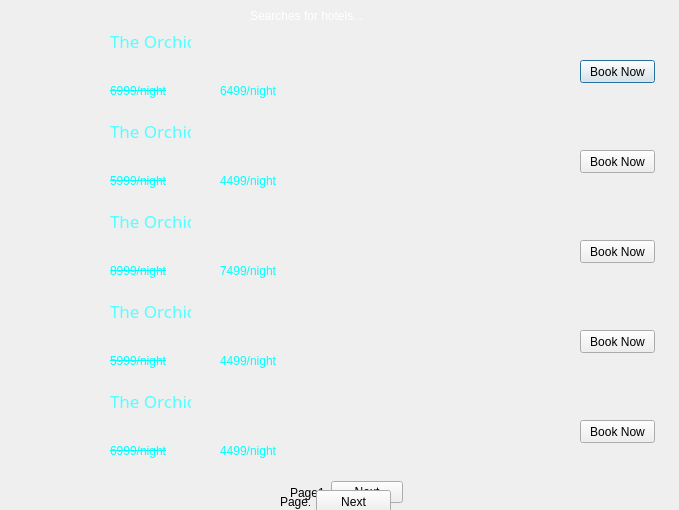
<?xml version="1.0" encoding="UTF-8"?>
<ui version="4.0">
 <class>hotels</class>
 <widget class="QDialog" name="hotels">
  <property name="geometry">
   <rect>
    <x>0</x>
    <y>0</y>
    <width>679</width>
    <height>510</height>
   </rect>
  </property>
  <property name="windowTitle">
   <string>Dialog</string>
  </property>
  <widget class="QLabel" name="label">
   <property name="geometry">
    <rect>
     <x>250</x>
     <y>0</y>
     <width>191</width>
     <height>31</height>
    </rect>
   </property>
   <property name="styleSheet">
    <string notr="true">color: rgb(85, 255, 127);
font: 14pt &quot;Bauhaus 93&quot;;
color: rgb(255, 255, 255);</string>
   </property>
   <property name="text">
    <string>Searches for hotels...</string>
   </property>
  </widget>
  <widget class="QLabel" name="label_2">
   <property name="geometry">
    <rect>
     <x>0</x>
     <y>30</y>
     <width>681</width>
     <height>81</height>
    </rect>
   </property>
   <property name="text">
    <string/>
   </property>
   <property name="pixmap">
    <pixmap resource="resource.qrc">:/resource/Images/pattern.jpg</pixmap>
   </property>
   <property name="scaledContents">
    <bool>true</bool>
   </property>
  </widget>
  <widget class="QLabel" name="label_3">
   <property name="geometry">
    <rect>
     <x>0</x>
     <y>120</y>
     <width>681</width>
     <height>81</height>
    </rect>
   </property>
   <property name="text">
    <string/>
   </property>
   <property name="pixmap">
    <pixmap resource="resource.qrc">:/resource/Images/pattern.jpg</pixmap>
   </property>
   <property name="scaledContents">
    <bool>true</bool>
   </property>
  </widget>
  <widget class="QLabel" name="label_4">
   <property name="geometry">
    <rect>
     <x>0</x>
     <y>210</y>
     <width>681</width>
     <height>81</height>
    </rect>
   </property>
   <property name="text">
    <string/>
   </property>
   <property name="pixmap">
    <pixmap resource="resource.qrc">:/resource/Images/pattern.jpg</pixmap>
   </property>
   <property name="scaledContents">
    <bool>true</bool>
   </property>
  </widget>
  <widget class="QLabel" name="label_5">
   <property name="geometry">
    <rect>
     <x>0</x>
     <y>390</y>
     <width>681</width>
     <height>81</height>
    </rect>
   </property>
   <property name="text">
    <string/>
   </property>
   <property name="pixmap">
    <pixmap resource="resource.qrc">:/resource/Images/pattern.jpg</pixmap>
   </property>
   <property name="scaledContents">
    <bool>true</bool>
   </property>
  </widget>
  <widget class="QLabel" name="label_6">
   <property name="geometry">
    <rect>
     <x>0</x>
     <y>300</y>
     <width>681</width>
     <height>81</height>
    </rect>
   </property>
   <property name="text">
    <string/>
   </property>
   <property name="pixmap">
    <pixmap resource="resource.qrc">:/resource/Images/pattern.jpg</pixmap>
   </property>
   <property name="scaledContents">
    <bool>true</bool>
   </property>
  </widget>
  <widget class="QLabel" name="label_7">
   <property name="geometry">
    <rect>
     <x>0</x>
     <y>30</y>
     <width>101</width>
     <height>81</height>
    </rect>
   </property>
   <property name="text">
    <string/>
   </property>
   <property name="pixmap">
    <pixmap resource="resource.qrc">:/resource/Images/photo_01.jpg</pixmap>
   </property>
   <property name="scaledContents">
    <bool>true</bool>
   </property>
  </widget>
  <widget class="QLabel" name="label_8">
   <property name="geometry">
    <rect>
     <x>0</x>
     <y>120</y>
     <width>101</width>
     <height>81</height>
    </rect>
   </property>
   <property name="text">
    <string/>
   </property>
   <property name="pixmap">
    <pixmap resource="resource.qrc">:/resource/Images/HardRockHotelSG-Exterior.jpg</pixmap>
   </property>
   <property name="scaledContents">
    <bool>true</bool>
   </property>
  </widget>
  <widget class="QLabel" name="label_9">
   <property name="geometry">
    <rect>
     <x>0</x>
     <y>210</y>
     <width>101</width>
     <height>81</height>
    </rect>
   </property>
   <property name="text">
    <string/>
   </property>
   <property name="pixmap">
    <pixmap resource="resource.qrc">:/resource/Images/PremierTest0.jpg</pixmap>
   </property>
   <property name="scaledContents">
    <bool>true</bool>
   </property>
  </widget>
  <widget class="QLabel" name="label_10">
   <property name="geometry">
    <rect>
     <x>0</x>
     <y>300</y>
     <width>101</width>
     <height>81</height>
    </rect>
   </property>
   <property name="text">
    <string/>
   </property>
   <property name="pixmap">
    <pixmap resource="resource.qrc">:/resource/Images/images (1).jpg</pixmap>
   </property>
   <property name="scaledContents">
    <bool>true</bool>
   </property>
  </widget>
  <widget class="QLabel" name="label_11">
   <property name="geometry">
    <rect>
     <x>0</x>
     <y>390</y>
     <width>101</width>
     <height>81</height>
    </rect>
   </property>
   <property name="text">
    <string/>
   </property>
   <property name="pixmap">
    <pixmap resource="resource.qrc">:/resource/Images/images.jpg</pixmap>
   </property>
   <property name="scaledContents">
    <bool>true</bool>
   </property>
  </widget>
  <widget class="QPushButton" name="pushButton">
   <property name="geometry">
    <rect>
     <x>580</x>
     <y>60</y>
     <width>75</width>
     <height>23</height>
    </rect>
   </property>
   <property name="text">
    <string>Book Now</string>
   </property>
  </widget>
  <widget class="QPushButton" name="pushButton_2">
   <property name="geometry">
    <rect>
     <x>580</x>
     <y>150</y>
     <width>75</width>
     <height>23</height>
    </rect>
   </property>
   <property name="text">
    <string>Book Now</string>
   </property>
  </widget>
  <widget class="QPushButton" name="pushButton_3">
   <property name="geometry">
    <rect>
     <x>580</x>
     <y>240</y>
     <width>75</width>
     <height>23</height>
    </rect>
   </property>
   <property name="text">
    <string>Book Now</string>
   </property>
  </widget>
  <widget class="QPushButton" name="pushButton_4">
   <property name="geometry">
    <rect>
     <x>580</x>
     <y>330</y>
     <width>75</width>
     <height>23</height>
    </rect>
   </property>
   <property name="text">
    <string>Book Now</string>
   </property>
  </widget>
  <widget class="QPushButton" name="pushButton_5">
   <property name="geometry">
    <rect>
     <x>580</x>
     <y>420</y>
     <width>75</width>
     <height>23</height>
    </rect>
   </property>
   <property name="text">
    <string>Book Now</string>
   </property>
  </widget>
  <widget class="QLabel" name="label_12">
   <property name="geometry">
    <rect>
     <x>110</x>
     <y>30</y>
     <width>81</width>
     <height>21</height>
    </rect>
   </property>
   <property name="font">
    <font>
     <family>Impact</family>
     <pointsize>13</pointsize>
     <weight>50</weight>
     <italic>false</italic>
     <bold>false</bold>
    </font>
   </property>
   <property name="styleSheet">
    <string notr="true">color: rgb(85, 255, 255);
font: 13pt &quot;Impact&quot;;
</string>
   </property>
   <property name="text">
    <string>The Orchid</string>
   </property>
  </widget>
  <widget class="QLabel" name="label_13">
   <property name="geometry">
    <rect>
     <x>110</x>
     <y>120</y>
     <width>81</width>
     <height>21</height>
    </rect>
   </property>
   <property name="font">
    <font>
     <family>Impact</family>
     <pointsize>13</pointsize>
     <weight>50</weight>
     <italic>false</italic>
     <bold>false</bold>
    </font>
   </property>
   <property name="styleSheet">
    <string notr="true">color: rgb(85, 255, 255);
font: 13pt &quot;Impact&quot;;
</string>
   </property>
   <property name="text">
    <string>The Orchid</string>
   </property>
  </widget>
  <widget class="QLabel" name="label_14">
   <property name="geometry">
    <rect>
     <x>110</x>
     <y>210</y>
     <width>81</width>
     <height>21</height>
    </rect>
   </property>
   <property name="font">
    <font>
     <family>Impact</family>
     <pointsize>13</pointsize>
     <weight>50</weight>
     <italic>false</italic>
     <bold>false</bold>
    </font>
   </property>
   <property name="styleSheet">
    <string notr="true">color: rgb(85, 255, 255);
font: 13pt &quot;Impact&quot;;
</string>
   </property>
   <property name="text">
    <string>The Orchid</string>
   </property>
  </widget>
  <widget class="QLabel" name="label_15">
   <property name="geometry">
    <rect>
     <x>110</x>
     <y>300</y>
     <width>81</width>
     <height>21</height>
    </rect>
   </property>
   <property name="font">
    <font>
     <family>Impact</family>
     <pointsize>13</pointsize>
     <weight>50</weight>
     <italic>false</italic>
     <bold>false</bold>
    </font>
   </property>
   <property name="styleSheet">
    <string notr="true">color: rgb(85, 255, 255);
font: 13pt &quot;Impact&quot;;
</string>
   </property>
   <property name="text">
    <string>The Orchid</string>
   </property>
  </widget>
  <widget class="QLabel" name="label_16">
   <property name="geometry">
    <rect>
     <x>110</x>
     <y>390</y>
     <width>81</width>
     <height>21</height>
    </rect>
   </property>
   <property name="font">
    <font>
     <family>Impact</family>
     <pointsize>13</pointsize>
     <weight>50</weight>
     <italic>false</italic>
     <bold>false</bold>
    </font>
   </property>
   <property name="styleSheet">
    <string notr="true">color: rgb(85, 255, 255);
font: 13pt &quot;Impact&quot;;
</string>
   </property>
   <property name="text">
    <string>The Orchid</string>
   </property>
  </widget>
  <widget class="QLabel" name="label_18">
   <property name="geometry">
    <rect>
     <x>130</x>
     <y>50</y>
     <width>21</width>
     <height>21</height>
    </rect>
   </property>
   <property name="text">
    <string/>
   </property>
   <property name="pixmap">
    <pixmap resource="resource.qrc">:/resource/Images/2184497.png</pixmap>
   </property>
   <property name="scaledContents">
    <bool>true</bool>
   </property>
  </widget>
  <widget class="QLabel" name="label_19">
   <property name="geometry">
    <rect>
     <x>150</x>
     <y>50</y>
     <width>21</width>
     <height>21</height>
    </rect>
   </property>
   <property name="text">
    <string/>
   </property>
   <property name="pixmap">
    <pixmap resource="resource.qrc">:/resource/Images/2184497.png</pixmap>
   </property>
   <property name="scaledContents">
    <bool>true</bool>
   </property>
  </widget>
  <widget class="QLabel" name="label_20">
   <property name="geometry">
    <rect>
     <x>170</x>
     <y>50</y>
     <width>21</width>
     <height>21</height>
    </rect>
   </property>
   <property name="text">
    <string/>
   </property>
   <property name="pixmap">
    <pixmap resource="resource.qrc">:/resource/Images/2184497.png</pixmap>
   </property>
   <property name="scaledContents">
    <bool>true</bool>
   </property>
  </widget>
  <widget class="QLabel" name="label_21">
   <property name="geometry">
    <rect>
     <x>110</x>
     <y>50</y>
     <width>21</width>
     <height>21</height>
    </rect>
   </property>
   <property name="text">
    <string/>
   </property>
   <property name="pixmap">
    <pixmap resource="resource.qrc">:/resource/Images/2184497.png</pixmap>
   </property>
   <property name="scaledContents">
    <bool>true</bool>
   </property>
  </widget>
  <widget class="QLabel" name="label_22">
   <property name="geometry">
    <rect>
     <x>190</x>
     <y>50</y>
     <width>21</width>
     <height>21</height>
    </rect>
   </property>
   <property name="text">
    <string/>
   </property>
   <property name="pixmap">
    <pixmap resource="resource.qrc">:/resource/Images/2184497.png</pixmap>
   </property>
   <property name="scaledContents">
    <bool>true</bool>
   </property>
  </widget>
  <widget class="QLabel" name="label_23">
   <property name="geometry">
    <rect>
     <x>190</x>
     <y>410</y>
     <width>21</width>
     <height>21</height>
    </rect>
   </property>
   <property name="text">
    <string/>
   </property>
   <property name="pixmap">
    <pixmap resource="resource.qrc">:/resource/Images/2184497.png</pixmap>
   </property>
   <property name="scaledContents">
    <bool>true</bool>
   </property>
  </widget>
  <widget class="QLabel" name="label_24">
   <property name="geometry">
    <rect>
     <x>170</x>
     <y>140</y>
     <width>21</width>
     <height>21</height>
    </rect>
   </property>
   <property name="text">
    <string/>
   </property>
   <property name="pixmap">
    <pixmap resource="resource.qrc">:/resource/Images/2184497.png</pixmap>
   </property>
   <property name="scaledContents">
    <bool>true</bool>
   </property>
  </widget>
  <widget class="QLabel" name="label_25">
   <property name="geometry">
    <rect>
     <x>150</x>
     <y>140</y>
     <width>21</width>
     <height>21</height>
    </rect>
   </property>
   <property name="text">
    <string/>
   </property>
   <property name="pixmap">
    <pixmap resource="resource.qrc">:/resource/Images/2184497.png</pixmap>
   </property>
   <property name="scaledContents">
    <bool>true</bool>
   </property>
  </widget>
  <widget class="QLabel" name="label_26">
   <property name="geometry">
    <rect>
     <x>130</x>
     <y>140</y>
     <width>21</width>
     <height>21</height>
    </rect>
   </property>
   <property name="text">
    <string/>
   </property>
   <property name="pixmap">
    <pixmap resource="resource.qrc">:/resource/Images/2184497.png</pixmap>
   </property>
   <property name="scaledContents">
    <bool>true</bool>
   </property>
  </widget>
  <widget class="QLabel" name="label_27">
   <property name="geometry">
    <rect>
     <x>110</x>
     <y>140</y>
     <width>21</width>
     <height>21</height>
    </rect>
   </property>
   <property name="text">
    <string/>
   </property>
   <property name="pixmap">
    <pixmap resource="resource.qrc">:/resource/Images/2184497.png</pixmap>
   </property>
   <property name="scaledContents">
    <bool>true</bool>
   </property>
  </widget>
  <widget class="QLabel" name="label_28">
   <property name="geometry">
    <rect>
     <x>190</x>
     <y>230</y>
     <width>21</width>
     <height>21</height>
    </rect>
   </property>
   <property name="text">
    <string/>
   </property>
   <property name="pixmap">
    <pixmap resource="resource.qrc">:/resource/Images/2184497.png</pixmap>
   </property>
   <property name="scaledContents">
    <bool>true</bool>
   </property>
  </widget>
  <widget class="QLabel" name="label_29">
   <property name="geometry">
    <rect>
     <x>170</x>
     <y>230</y>
     <width>21</width>
     <height>21</height>
    </rect>
   </property>
   <property name="text">
    <string/>
   </property>
   <property name="pixmap">
    <pixmap resource="resource.qrc">:/resource/Images/2184497.png</pixmap>
   </property>
   <property name="scaledContents">
    <bool>true</bool>
   </property>
  </widget>
  <widget class="QLabel" name="label_30">
   <property name="geometry">
    <rect>
     <x>150</x>
     <y>230</y>
     <width>21</width>
     <height>21</height>
    </rect>
   </property>
   <property name="text">
    <string/>
   </property>
   <property name="pixmap">
    <pixmap resource="resource.qrc">:/resource/Images/2184497.png</pixmap>
   </property>
   <property name="scaledContents">
    <bool>true</bool>
   </property>
  </widget>
  <widget class="QLabel" name="label_31">
   <property name="geometry">
    <rect>
     <x>130</x>
     <y>230</y>
     <width>21</width>
     <height>21</height>
    </rect>
   </property>
   <property name="text">
    <string/>
   </property>
   <property name="pixmap">
    <pixmap resource="resource.qrc">:/resource/Images/2184497.png</pixmap>
   </property>
   <property name="scaledContents">
    <bool>true</bool>
   </property>
  </widget>
  <widget class="QLabel" name="label_32">
   <property name="geometry">
    <rect>
     <x>110</x>
     <y>230</y>
     <width>21</width>
     <height>21</height>
    </rect>
   </property>
   <property name="text">
    <string/>
   </property>
   <property name="pixmap">
    <pixmap resource="resource.qrc">:/resource/Images/2184497.png</pixmap>
   </property>
   <property name="scaledContents">
    <bool>true</bool>
   </property>
  </widget>
  <widget class="QLabel" name="label_33">
   <property name="geometry">
    <rect>
     <x>170</x>
     <y>320</y>
     <width>21</width>
     <height>21</height>
    </rect>
   </property>
   <property name="text">
    <string/>
   </property>
   <property name="pixmap">
    <pixmap resource="resource.qrc">:/resource/Images/2184497.png</pixmap>
   </property>
   <property name="scaledContents">
    <bool>true</bool>
   </property>
  </widget>
  <widget class="QLabel" name="label_34">
   <property name="geometry">
    <rect>
     <x>150</x>
     <y>320</y>
     <width>21</width>
     <height>21</height>
    </rect>
   </property>
   <property name="text">
    <string/>
   </property>
   <property name="pixmap">
    <pixmap resource="resource.qrc">:/resource/Images/2184497.png</pixmap>
   </property>
   <property name="scaledContents">
    <bool>true</bool>
   </property>
  </widget>
  <widget class="QLabel" name="label_35">
   <property name="geometry">
    <rect>
     <x>130</x>
     <y>320</y>
     <width>21</width>
     <height>21</height>
    </rect>
   </property>
   <property name="text">
    <string/>
   </property>
   <property name="pixmap">
    <pixmap resource="resource.qrc">:/resource/Images/2184497.png</pixmap>
   </property>
   <property name="scaledContents">
    <bool>true</bool>
   </property>
  </widget>
  <widget class="QLabel" name="label_36">
   <property name="geometry">
    <rect>
     <x>110</x>
     <y>320</y>
     <width>21</width>
     <height>21</height>
    </rect>
   </property>
   <property name="text">
    <string/>
   </property>
   <property name="pixmap">
    <pixmap resource="resource.qrc">:/resource/Images/2184497.png</pixmap>
   </property>
   <property name="scaledContents">
    <bool>true</bool>
   </property>
  </widget>
  <widget class="QLabel" name="label_37">
   <property name="geometry">
    <rect>
     <x>170</x>
     <y>410</y>
     <width>21</width>
     <height>21</height>
    </rect>
   </property>
   <property name="text">
    <string/>
   </property>
   <property name="pixmap">
    <pixmap resource="resource.qrc">:/resource/Images/2184497.png</pixmap>
   </property>
   <property name="scaledContents">
    <bool>true</bool>
   </property>
  </widget>
  <widget class="QLabel" name="label_38">
   <property name="geometry">
    <rect>
     <x>130</x>
     <y>410</y>
     <width>21</width>
     <height>21</height>
    </rect>
   </property>
   <property name="text">
    <string/>
   </property>
   <property name="pixmap">
    <pixmap resource="resource.qrc">:/resource/Images/2184497.png</pixmap>
   </property>
   <property name="scaledContents">
    <bool>true</bool>
   </property>
  </widget>
  <widget class="QLabel" name="label_39">
   <property name="geometry">
    <rect>
     <x>110</x>
     <y>410</y>
     <width>21</width>
     <height>21</height>
    </rect>
   </property>
   <property name="text">
    <string/>
   </property>
   <property name="pixmap">
    <pixmap resource="resource.qrc">:/resource/Images/2184497.png</pixmap>
   </property>
   <property name="scaledContents">
    <bool>true</bool>
   </property>
  </widget>
  <widget class="QLabel" name="label_40">
   <property name="geometry">
    <rect>
     <x>150</x>
     <y>410</y>
     <width>21</width>
     <height>21</height>
    </rect>
   </property>
   <property name="text">
    <string/>
   </property>
   <property name="pixmap">
    <pixmap resource="resource.qrc">:/resource/Images/2184497.png</pixmap>
   </property>
   <property name="scaledContents">
    <bool>true</bool>
   </property>
  </widget>
  <widget class="QLabel" name="label_17">
   <property name="geometry">
    <rect>
     <x>110</x>
     <y>80</y>
     <width>101</width>
     <height>21</height>
    </rect>
   </property>
   <property name="styleSheet">
    <string notr="true">color: rgb(0, 255, 255);
text-decoration: line-through;
font: 8pt &quot;MS Shell Dlg 2&quot;;
font: 14pt &quot;Bauhaus 93&quot;;</string>
   </property>
   <property name="text">
    <string>6999/night</string>
   </property>
  </widget>
  <widget class="QLabel" name="label_41">
   <property name="geometry">
    <rect>
     <x>110</x>
     <y>170</y>
     <width>101</width>
     <height>21</height>
    </rect>
   </property>
   <property name="styleSheet">
    <string notr="true">color: rgb(0, 255, 255);
text-decoration: line-through;
font: 8pt &quot;MS Shell Dlg 2&quot;;
font: 14pt &quot;Bauhaus 93&quot;;</string>
   </property>
   <property name="text">
    <string>5999/night</string>
   </property>
  </widget>
  <widget class="QLabel" name="label_42">
   <property name="geometry">
    <rect>
     <x>110</x>
     <y>260</y>
     <width>101</width>
     <height>21</height>
    </rect>
   </property>
   <property name="styleSheet">
    <string notr="true">color: rgb(0, 255, 255);
text-decoration: line-through;
font: 8pt &quot;MS Shell Dlg 2&quot;;
font: 14pt &quot;Bauhaus 93&quot;;</string>
   </property>
   <property name="text">
    <string>8999/night</string>
   </property>
  </widget>
  <widget class="QLabel" name="label_43">
   <property name="geometry">
    <rect>
     <x>110</x>
     <y>350</y>
     <width>101</width>
     <height>21</height>
    </rect>
   </property>
   <property name="styleSheet">
    <string notr="true">color: rgb(0, 255, 255);
text-decoration: line-through;
font: 8pt &quot;MS Shell Dlg 2&quot;;
font: 14pt &quot;Bauhaus 93&quot;;</string>
   </property>
   <property name="text">
    <string>5999/night</string>
   </property>
  </widget>
  <widget class="QLabel" name="label_44">
   <property name="geometry">
    <rect>
     <x>110</x>
     <y>440</y>
     <width>101</width>
     <height>21</height>
    </rect>
   </property>
   <property name="styleSheet">
    <string notr="true">color: rgb(0, 255, 255);
text-decoration: line-through;
font: 8pt &quot;MS Shell Dlg 2&quot;;
font: 14pt &quot;Bauhaus 93&quot;;</string>
   </property>
   <property name="text">
    <string>6999/night</string>
   </property>
  </widget>
  <widget class="QLabel" name="label_45">
   <property name="geometry">
    <rect>
     <x>220</x>
     <y>80</y>
     <width>101</width>
     <height>21</height>
    </rect>
   </property>
   <property name="styleSheet">
    <string notr="true">color: rgb(0, 255, 255);
font: 14pt &quot;Bauhaus 93&quot;;

font: 8pt &quot;MS Shell Dlg 2&quot;;
font: 14pt &quot;Bauhaus 93&quot;;</string>
   </property>
   <property name="text">
    <string>6499/night</string>
   </property>
  </widget>
  <widget class="QLabel" name="label_46">
   <property name="geometry">
    <rect>
     <x>220</x>
     <y>170</y>
     <width>101</width>
     <height>21</height>
    </rect>
   </property>
   <property name="styleSheet">
    <string notr="true">color: rgb(0, 255, 255);
font: 14pt &quot;Bauhaus 93&quot;;

font: 8pt &quot;MS Shell Dlg 2&quot;;
font: 14pt &quot;Bauhaus 93&quot;;</string>
   </property>
   <property name="text">
    <string>4499/night</string>
   </property>
  </widget>
  <widget class="QLabel" name="label_47">
   <property name="geometry">
    <rect>
     <x>220</x>
     <y>260</y>
     <width>101</width>
     <height>21</height>
    </rect>
   </property>
   <property name="styleSheet">
    <string notr="true">color: rgb(0, 255, 255);
font: 14pt &quot;Bauhaus 93&quot;;

font: 8pt &quot;MS Shell Dlg 2&quot;;
font: 14pt &quot;Bauhaus 93&quot;;</string>
   </property>
   <property name="text">
    <string>7499/night</string>
   </property>
  </widget>
  <widget class="QLabel" name="label_48">
   <property name="geometry">
    <rect>
     <x>220</x>
     <y>350</y>
     <width>101</width>
     <height>21</height>
    </rect>
   </property>
   <property name="styleSheet">
    <string notr="true">color: rgb(0, 255, 255);
font: 14pt &quot;Bauhaus 93&quot;;

font: 8pt &quot;MS Shell Dlg 2&quot;;
font: 14pt &quot;Bauhaus 93&quot;;</string>
   </property>
   <property name="text">
    <string>4499/night</string>
   </property>
  </widget>
  <widget class="QLabel" name="label_49">
   <property name="geometry">
    <rect>
     <x>220</x>
     <y>440</y>
     <width>101</width>
     <height>21</height>
    </rect>
   </property>
   <property name="styleSheet">
    <string notr="true">color: rgb(0, 255, 255);
font: 14pt &quot;Bauhaus 93&quot;;

font: 8pt &quot;MS Shell Dlg 2&quot;;
font: 14pt &quot;Bauhaus 93&quot;;</string>
   </property>
   <property name="text">
    <string>4499/night</string>
   </property>
  </widget>
  <widget class="QLabel" name="label_50">
   <property name="geometry">
    <rect>
     <x>0</x>
     <y>0</y>
     <width>681</width>
     <height>31</height>
    </rect>
   </property>
   <property name="text">
    <string/>
   </property>
   <property name="pixmap">
    <pixmap resource="resource.qrc">:/resource/Images/features-headers-creative.jpg</pixmap>
   </property>
  </widget>
  <widget class="QLabel" name="label_51">
   <property name="geometry">
    <rect>
     <x>0</x>
     <y>2</y>
     <width>681</width>
     <height>501</height>
    </rect>
   </property>
   <property name="text">
    <string/>
   </property>
   <property name="pixmap">
    <pixmap resource="resource.qrc">:/resource/Images/57856.jpg</pixmap>
   </property>
   <property name="scaledContents">
    <bool>true</bool>
   </property>
  </widget>
  <widget class="QPushButton" name="pushButton_7">
   <property name="geometry">
    <rect>
     <x>316</x>
     <y>490</y>
     <width>75</width>
     <height>23</height>
    </rect>
   </property>
   <property name="text">
    <string>Next</string>
   </property>
  </widget>
  <widget class="QLabel" name="label_53">
   <property name="geometry">
    <rect>
     <x>280</x>
     <y>490</y>
     <width>30</width>
     <height>23</height>
    </rect>
   </property>
   <property name="text">
    <string>Page1</string>
   </property>
  </widget>
  <widget class="QWidget" name="">
   <property name="geometry">
    <rect>
     <x>290</x>
     <y>480</y>
     <width>113</width>
     <height>25</height>
    </rect>
   </property>
   <layout class="QHBoxLayout" name="horizontalLayout">
    <item>
     <widget class="QLabel" name="label_52">
      <property name="text">
       <string>Page1</string>
      </property>
     </widget>
    </item>
    <item>
     <widget class="QPushButton" name="pushButton_6">
      <property name="text">
       <string>Next</string>
      </property>
     </widget>
    </item>
   </layout>
  </widget>
  <zorder>label_51</zorder>
  <zorder>label_50</zorder>
  <zorder>label</zorder>
  <zorder>label_2</zorder>
  <zorder>label_3</zorder>
  <zorder>label_4</zorder>
  <zorder>label_5</zorder>
  <zorder>label_6</zorder>
  <zorder>label_7</zorder>
  <zorder>label_8</zorder>
  <zorder>label_9</zorder>
  <zorder>label_10</zorder>
  <zorder>label_11</zorder>
  <zorder>pushButton</zorder>
  <zorder>pushButton_2</zorder>
  <zorder>pushButton_3</zorder>
  <zorder>pushButton_4</zorder>
  <zorder>pushButton_5</zorder>
  <zorder>label_12</zorder>
  <zorder>label_13</zorder>
  <zorder>label_14</zorder>
  <zorder>label_15</zorder>
  <zorder>label_16</zorder>
  <zorder>label_18</zorder>
  <zorder>label_19</zorder>
  <zorder>label_20</zorder>
  <zorder>label_21</zorder>
  <zorder>label_22</zorder>
  <zorder>label_23</zorder>
  <zorder>label_24</zorder>
  <zorder>label_25</zorder>
  <zorder>label_26</zorder>
  <zorder>label_27</zorder>
  <zorder>label_28</zorder>
  <zorder>label_29</zorder>
  <zorder>label_30</zorder>
  <zorder>label_31</zorder>
  <zorder>label_32</zorder>
  <zorder>label_33</zorder>
  <zorder>label_34</zorder>
  <zorder>label_35</zorder>
  <zorder>label_36</zorder>
  <zorder>label_37</zorder>
  <zorder>label_38</zorder>
  <zorder>label_39</zorder>
  <zorder>label_40</zorder>
  <zorder>label_17</zorder>
  <zorder>label_41</zorder>
  <zorder>label_42</zorder>
  <zorder>label_43</zorder>
  <zorder>label_44</zorder>
  <zorder>label_45</zorder>
  <zorder>label_46</zorder>
  <zorder>label_47</zorder>
  <zorder>label_48</zorder>
  <zorder>label_49</zorder>
  <zorder>label_52</zorder>
  <zorder>pushButton_6</zorder>
  <zorder>pushButton_7</zorder>
  <zorder>label_53</zorder>
 </widget>
 <resources>
  <include location="resource.qrc"/>
 </resources>
 <connections/>
</ui>
